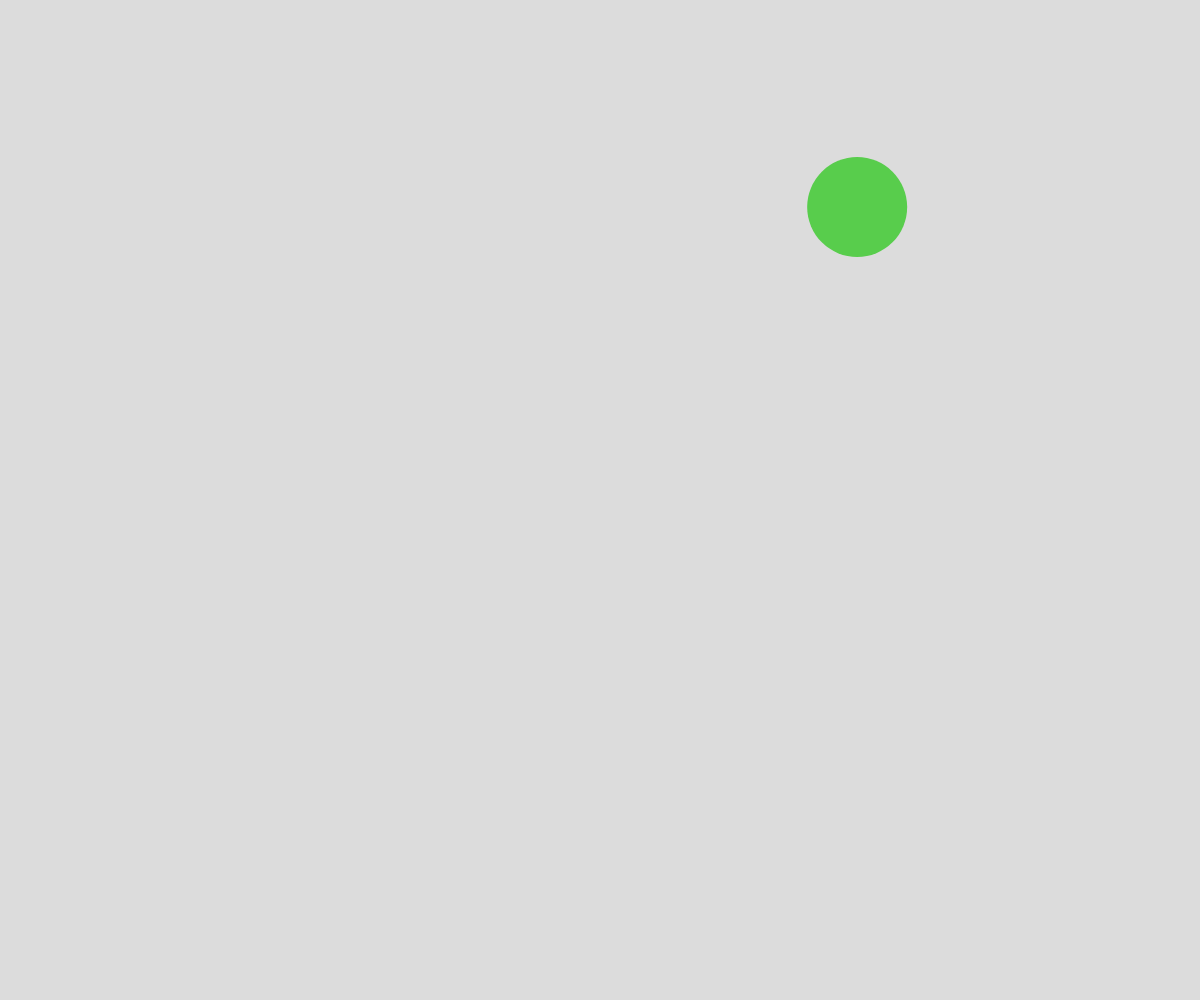
Frame 1 (no input)
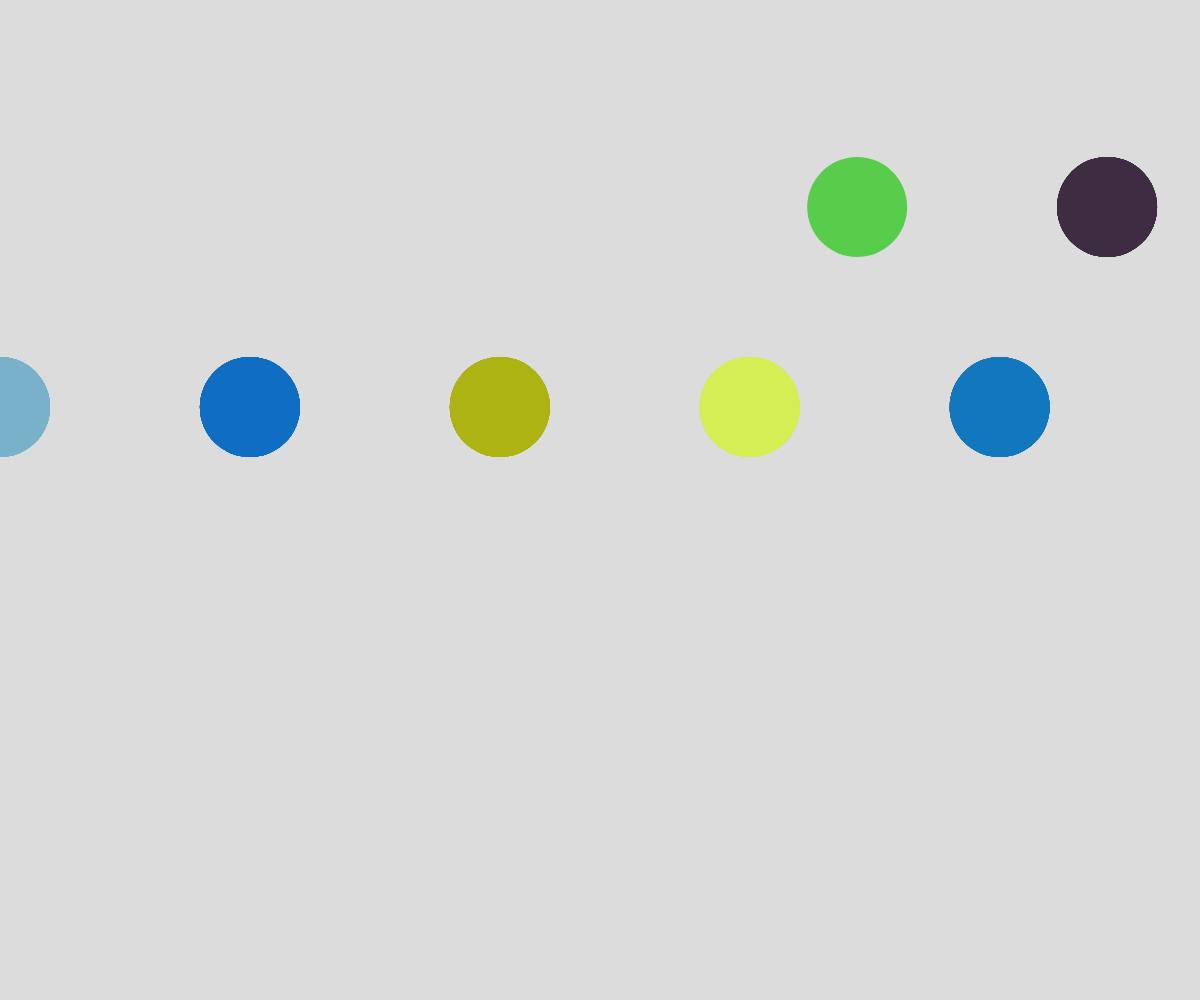
Frame 60 (no input)
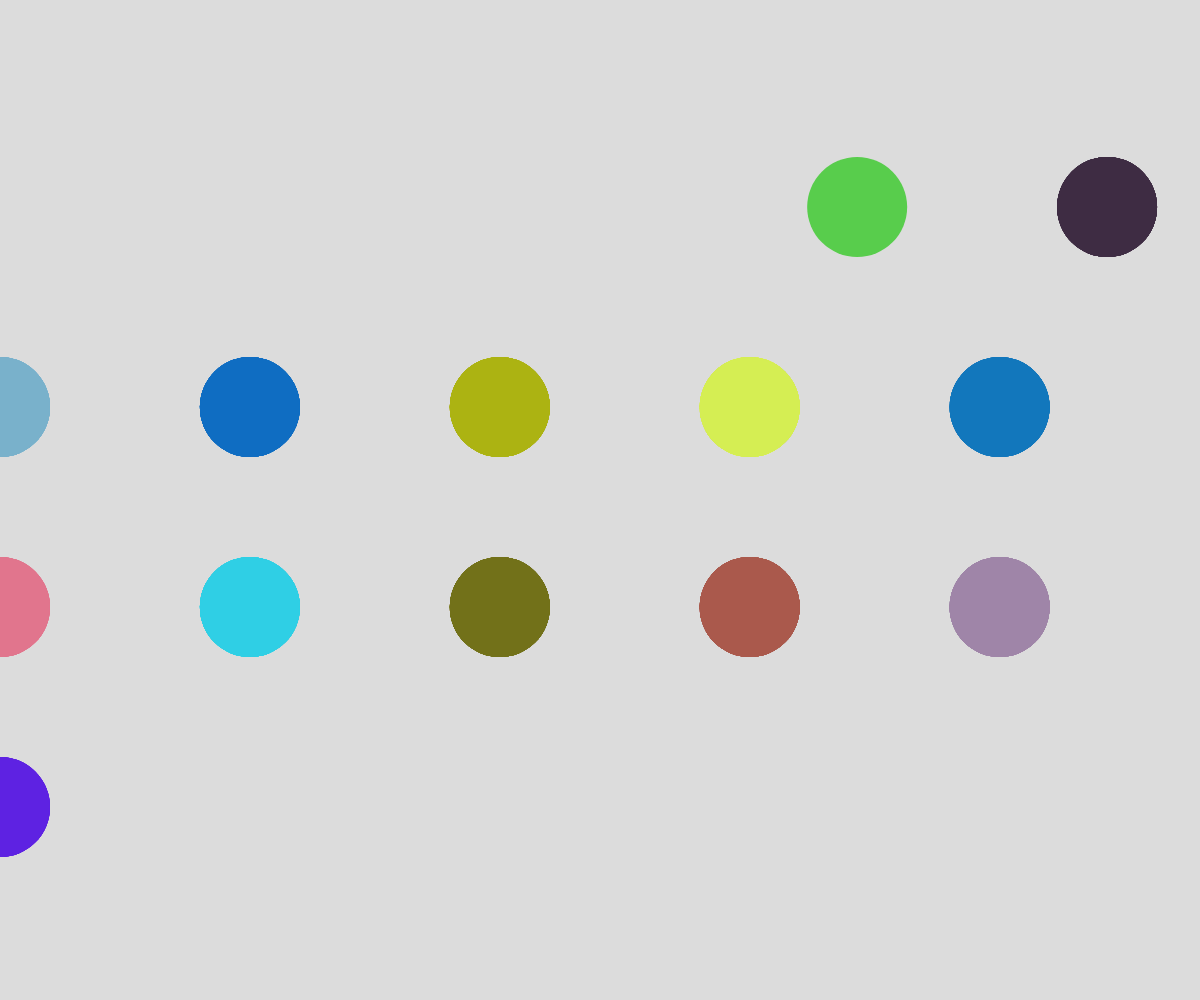
Frame 120 (the mouse pressed at the canvas centre since frame 60)

The p5.js sketch that drew these frames (run headless with seeded random() and noise() and a simulated clock; from frame 60 on, the mouse is pressed at the canvas centre):

// p5.js sketch
// ── sketch.js
var x, y, xSpace, ySpace;
const radius = 50;
var r, g, b;

function setup() {
  createCanvas(windowWidth, windowHeight);
  x = random(windowWidth);
  y = random(windowHeight);
  xSpace = random(100,300);
  ySpace = radius * 4;
  r = random(255);
  g = random(255);
  b = random(255);
  background(220);
  //noLoop();
}

function draw() {

  // Draw a circle
  noStroke();
  fill(r, g, b);
  circle(x, y, radius*2);

}


function newCircle() {
  x = x + xSpace
  if (x > windowWidth)
  	{
  	x = 0
  	y = y + ySpace
  	}
  if (y > windowHeight)
  	{
  	y = 0
  	}

  r = random(255);
  g = random(255);
  b = random(255);
}

setInterval(newCircle, 250);
